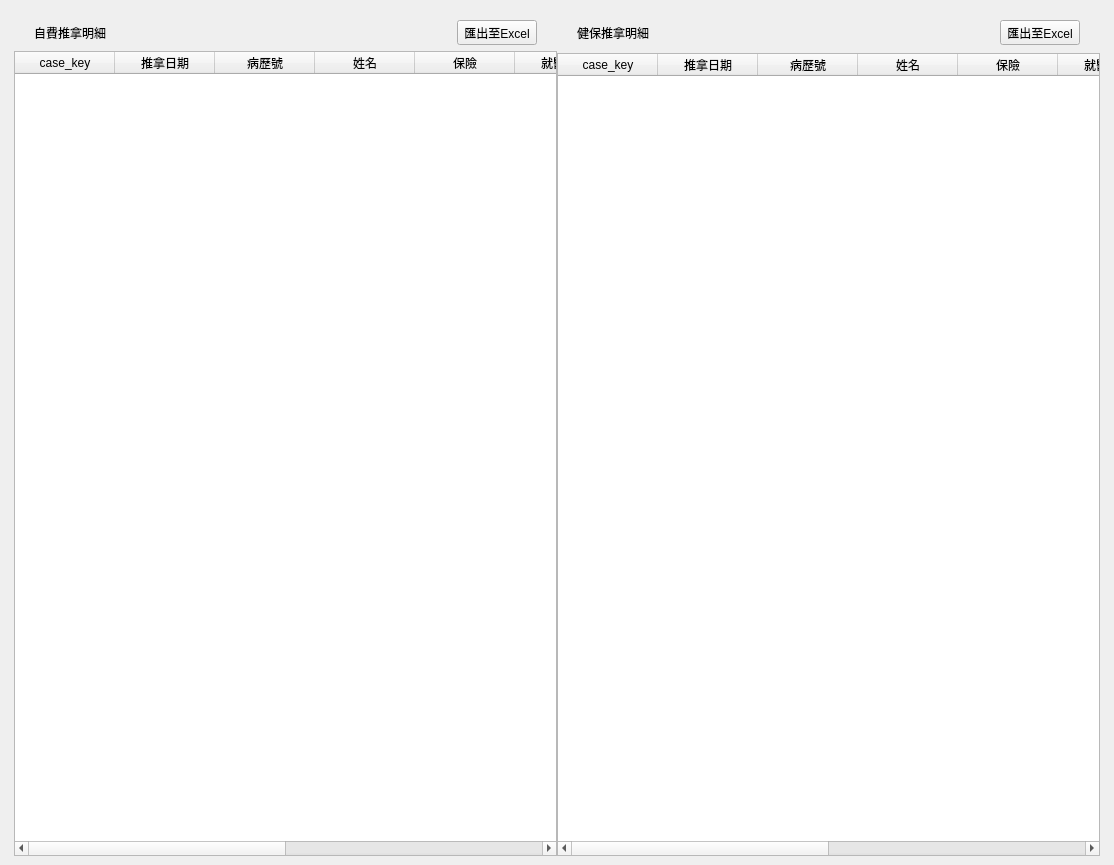
<?xml version="1.0" encoding="UTF-8"?>
<ui version="4.0">
 <class>WindowStatisticsMassager_list</class>
 <widget class="QMainWindow" name="WindowStatisticsMassager_list">
  <property name="geometry">
   <rect>
    <x>0</x>
    <y>0</y>
    <width>1114</width>
    <height>865</height>
   </rect>
  </property>
  <property name="windowTitle">
   <string>推拿業績明細</string>
  </property>
  <widget class="QWidget" name="centralwidget">
   <layout class="QHBoxLayout" name="horizontalLayout">
    <item>
     <layout class="QVBoxLayout" name="verticalLayout">
      <property name="leftMargin">
       <number>5</number>
      </property>
      <property name="topMargin">
       <number>5</number>
      </property>
      <property name="rightMargin">
       <number>5</number>
      </property>
      <item>
       <layout class="QVBoxLayout" name="verticalLayout_5">
        <item>
         <layout class="QHBoxLayout" name="horizontalLayout_income">
          <item>
           <layout class="QVBoxLayout" name="verticalLayout_3">
            <property name="spacing">
             <number>0</number>
            </property>
            <item>
             <layout class="QHBoxLayout" name="horizontalLayout_2">
              <item>
               <layout class="QVBoxLayout" name="verticalLayout_2">
                <item>
                 <layout class="QHBoxLayout" name="horizontalLayout_3">
                  <property name="leftMargin">
                   <number>20</number>
                  </property>
                  <property name="topMargin">
                   <number>6</number>
                  </property>
                  <property name="rightMargin">
                   <number>20</number>
                  </property>
                  <property name="bottomMargin">
                   <number>6</number>
                  </property>
                  <item>
                   <widget class="QLabel" name="label">
                    <property name="text">
                     <string>自費推拿明細</string>
                    </property>
                   </widget>
                  </item>
                  <item>
                   <widget class="QToolButton" name="toolButton_export_to_excel">
                    <property name="text">
                     <string>匯出至Excel</string>
                    </property>
                    <property name="icon">
                     <iconset>
                      <normaloff>../icons/document-export.svg</normaloff>../icons/document-export.svg</iconset>
                    </property>
                    <property name="toolButtonStyle">
                     <enum>Qt::ToolButtonTextBesideIcon</enum>
                    </property>
                   </widget>
                  </item>
                 </layout>
                </item>
                <item>
                 <widget class="QTableWidget" name="tableWidget_massager_list">
                  <property name="editTriggers">
                   <set>QAbstractItemView::NoEditTriggers</set>
                  </property>
                  <property name="selectionMode">
                   <enum>QAbstractItemView::SingleSelection</enum>
                  </property>
                  <property name="selectionBehavior">
                   <enum>QAbstractItemView::SelectRows</enum>
                  </property>
                  <column>
                   <property name="text">
                    <string>case_key</string>
                   </property>
                  </column>
                  <column>
                   <property name="text">
                    <string>推拿日期</string>
                   </property>
                  </column>
                  <column>
                   <property name="text">
                    <string>病歷號</string>
                   </property>
                  </column>
                  <column>
                   <property name="text">
                    <string>姓名</string>
                   </property>
                  </column>
                  <column>
                   <property name="text">
                    <string>保險</string>
                   </property>
                  </column>
                  <column>
                   <property name="text">
                    <string>就醫類別</string>
                   </property>
                  </column>
                  <column>
                   <property name="text">
                    <string>卡序</string>
                   </property>
                  </column>
                  <column>
                   <property name="text">
                    <string>療程</string>
                   </property>
                  </column>
                  <column>
                   <property name="text">
                    <string>推拿師</string>
                   </property>
                  </column>
                  <column>
                   <property name="text">
                    <string>民俗調理費</string>
                   </property>
                  </column>
                 </widget>
                </item>
               </layout>
              </item>
              <item>
               <layout class="QVBoxLayout" name="verticalLayout_4">
                <item>
                 <layout class="QHBoxLayout" name="horizontalLayout_4">
                  <property name="leftMargin">
                   <number>20</number>
                  </property>
                  <property name="topMargin">
                   <number>6</number>
                  </property>
                  <property name="rightMargin">
                   <number>20</number>
                  </property>
                  <property name="bottomMargin">
                   <number>8</number>
                  </property>
                  <item>
                   <widget class="QLabel" name="label_3">
                    <property name="text">
                     <string>健保推拿明細</string>
                    </property>
                   </widget>
                  </item>
                  <item>
                   <widget class="QToolButton" name="toolButton_export_to_ins_excel">
                    <property name="text">
                     <string>匯出至Excel</string>
                    </property>
                    <property name="icon">
                     <iconset>
                      <normaloff>../icons/document-export.svg</normaloff>../icons/document-export.svg</iconset>
                    </property>
                    <property name="toolButtonStyle">
                     <enum>Qt::ToolButtonTextBesideIcon</enum>
                    </property>
                   </widget>
                  </item>
                 </layout>
                </item>
                <item>
                 <widget class="QTableWidget" name="tableWidget_massager_ins_list">
                  <property name="editTriggers">
                   <set>QAbstractItemView::NoEditTriggers</set>
                  </property>
                  <property name="selectionMode">
                   <enum>QAbstractItemView::SingleSelection</enum>
                  </property>
                  <property name="selectionBehavior">
                   <enum>QAbstractItemView::SelectRows</enum>
                  </property>
                  <column>
                   <property name="text">
                    <string>case_key</string>
                   </property>
                  </column>
                  <column>
                   <property name="text">
                    <string>推拿日期</string>
                   </property>
                  </column>
                  <column>
                   <property name="text">
                    <string>病歷號</string>
                   </property>
                  </column>
                  <column>
                   <property name="text">
                    <string>姓名</string>
                   </property>
                  </column>
                  <column>
                   <property name="text">
                    <string>保險</string>
                   </property>
                  </column>
                  <column>
                   <property name="text">
                    <string>就醫類別</string>
                   </property>
                  </column>
                  <column>
                   <property name="text">
                    <string>卡序</string>
                   </property>
                  </column>
                  <column>
                   <property name="text">
                    <string>療程</string>
                   </property>
                  </column>
                  <column>
                   <property name="text">
                    <string>推拿師</string>
                   </property>
                  </column>
                  <column>
                   <property name="text">
                    <string>民俗調理費</string>
                   </property>
                  </column>
                 </widget>
                </item>
               </layout>
              </item>
             </layout>
            </item>
           </layout>
          </item>
         </layout>
        </item>
       </layout>
      </item>
     </layout>
    </item>
   </layout>
  </widget>
  <widget class="QMenuBar" name="menubar">
   <property name="geometry">
    <rect>
     <x>0</x>
     <y>0</y>
     <width>1114</width>
     <height>33</height>
    </rect>
   </property>
  </widget>
  <action name="action_export_excel">
   <property name="icon">
    <iconset>
     <normaloff>../icons/document-export.svg</normaloff>../icons/document-export.svg</iconset>
   </property>
   <property name="text">
    <string>匯出Excel</string>
   </property>
  </action>
 </widget>
 <resources/>
 <connections/>
</ui>
